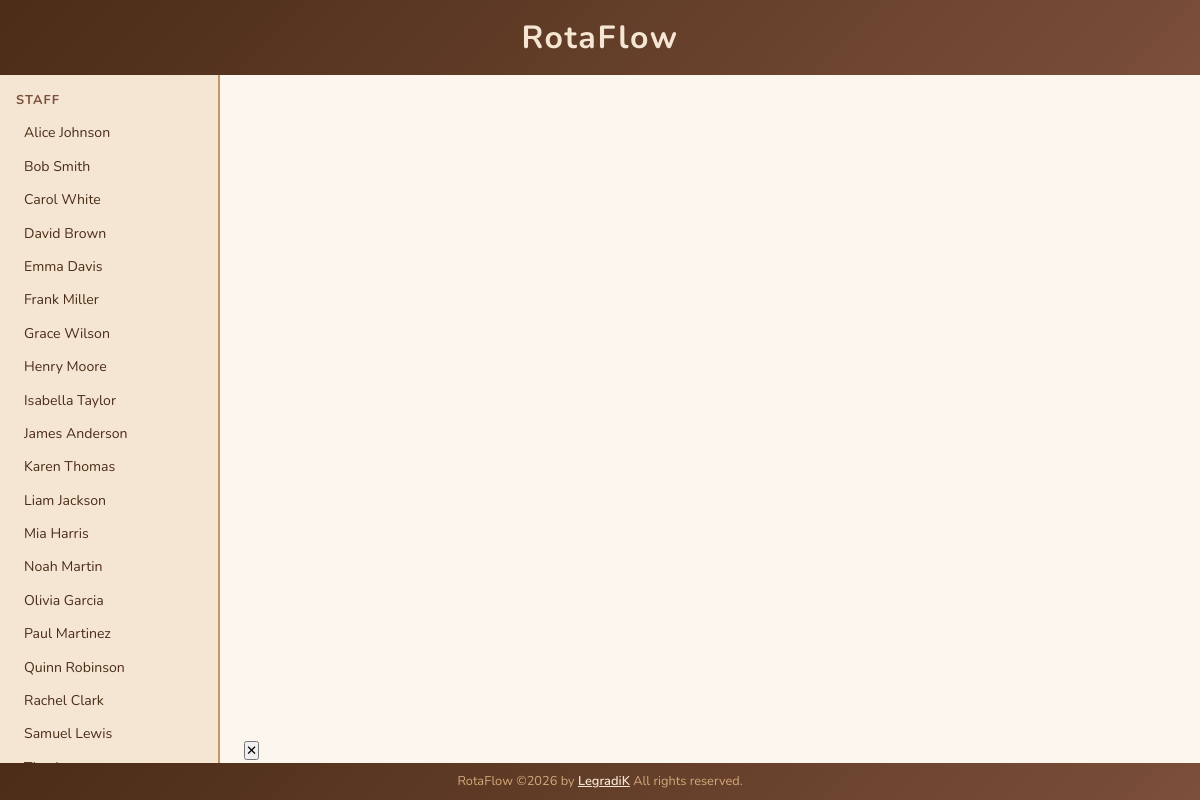
The page / on the database its author committed.
### shifts/models.py (models this page shows, shortened)
class Staff(models.Model):
    name = models.CharField(max_length=100)

### shifts/views.py (the view)
# urls.py: path('', views.index, name='index'),
def index(request):
    staff = Staff.objects.order_by('name')
    return render(request, 'index.html', {'staff': staff})

### templates/index.html (shortened to what this page needs)
{% extends "base.html" %}
{% block sidebar %}
  <p class="sidebar-label">Staff</p>
  <ul class="staff-list">
    {% for member in staff %}
      <li>{{ member.name }}</li>
    {% endfor %}
  </ul>
{% endblock %}
{% block main %}
  <div id="calendar"></div>
  <div id="staff-popup" class="staff-popup hidden">
    <div class="staff-popup-inner">
      <button class="popup-close" onclick="closePopup()">&#x2715;</button>
    </div>
  </div>
{% endblock %}

### templates/base.html (shortened to what this page needs)
{% load django_htmx %}
{% load static %}
<!DOCTYPE html>
<html lang="en">
<head>
  <link rel="stylesheet" href="{% static 'style.css' %}">
</head>
<body>
  <header>
    <h1>RotaFlow</h1>
  </header>
  <div class="layout">
    <aside class="sidebar">
      {% block sidebar %}{% endblock %}
    </aside>
    <main class="main">
      {% block main %}{% endblock %}
    </main>
  </div>
  <footer>
    RotaFlow &copy;2026 by
    <a href="https://github.com/LegradiK" target="_blank" rel="noopener noreferrer">LegradiK</a>
    All rights reserved.
  </footer>
</body>
</html>

### static/style.css (style rules this page uses)
*, *::before, *::after { box-sizing: border-box; margin: 0; padding: 0; }
body { display: flex; flex-direction: column; height: 100vh; font-family: 'Nunito', sans-serif; background: #FDF6EE; }
header { background: linear-gradient(135deg, #4A2C17, #7B4F3A); color: #F5E6D3; padding: 1rem 1.5rem; }
header h1 { font-size: 2rem; text-align: center; letter-spacing: 0.05em; }
.layout { display: flex; flex: 1; overflow: hidden; background: #FDF6EE; }
.sidebar { width: 220px; background: #F5E6D3; border-right: 2px solid #C4956A; padding: 1rem; overflow-y: auto; }
.sidebar-label { font-weight: 700; font-size: 0.8rem; text-transform: uppercase; letter-spacing: 0.08em; color: #7B4F3A; margin-bottom: 0.6rem; }
.staff-list { list-style: none; display: flex; flex-direction: column; gap: 0.3rem; }
.staff-list li { font-size: 0.88rem; color: #4A2C17; padding: 0.3rem 0.5rem; border-radius: 5px; }
.main { flex: 1; padding: 1.5rem; overflow-y: auto; }
#calendar { height: 100%; }
footer { background: linear-gradient(135deg, #4A2C17, #7B4F3A); color: #D4A97A; text-align: center; padding: 0.6rem; font-size: 0.8rem; }
footer a { color: #F5E6D3; font-weight: 600; }
:root { --fc-button-bg-color: #7B4F3A; --fc-button-border-color: #4A2C17; --fc-button-hover-bg-color: #5C3317; --fc-button-hover-border-color: #4A2C17; --fc-button-active-bg-color: #4A2C17; --fc-button-active-border-color: #3E1F00; --fc-button-text-color: #F5E6D3; --fc-today-bg-color: rgba(196, 149, 106, 0.2); --fc-border-color: #D4B89A; --fc-event-text-color: #3a3a3a; }

### rows shown on the page
Staff: name "Alice Johnson"
Staff: name "Bob Smith"
Staff: name "Carol White"
Staff: name "David Brown"
Staff: name "Emma Davis"
Staff: name "Frank Miller"
Staff: name "Grace Wilson"
Staff: name "Henry Moore"
Staff: name "Isabella Taylor"
Staff: name "James Anderson"
Staff: name "Karen Thomas"
Staff: name "Liam Jackson"
Staff: name "Mia Harris"
Staff: name "Noah Martin"
Staff: name "Olivia Garcia"
Staff: name "Paul Martinez"
Staff: name "Quinn Robinson"
Staff: name "Rachel Clark"
Staff: name "Samuel Lewis"
